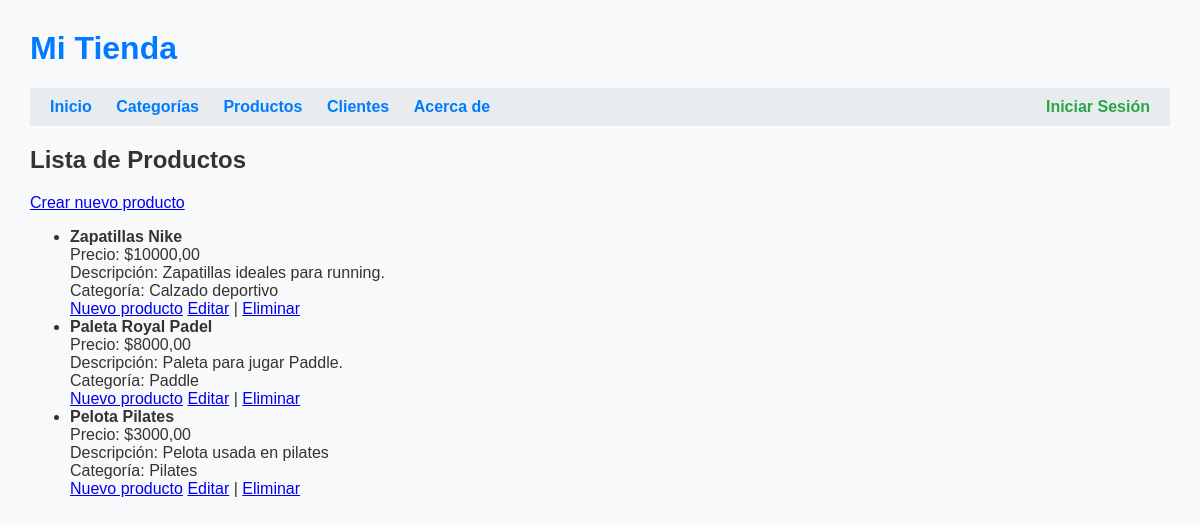
The app's page /productos/, older data.
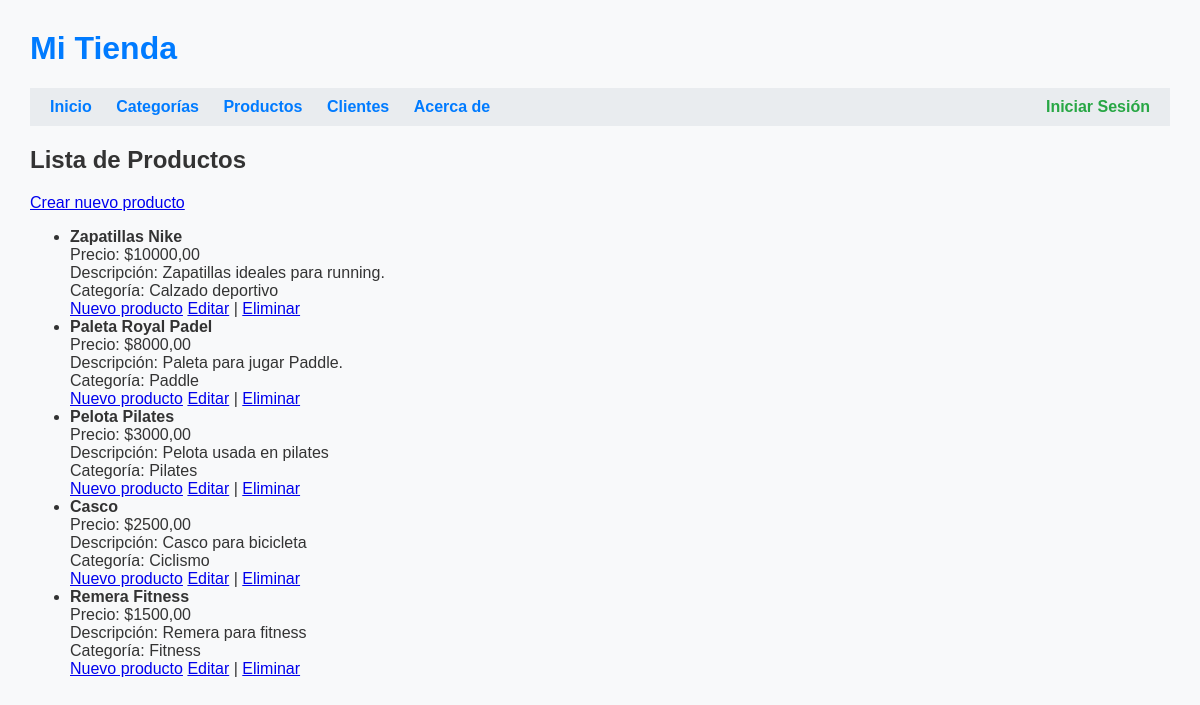
The same page, newer data.
### tienda/models.py (models this page shows, shortened)
class Producto(models.Model):
    nombre = models.CharField(max_length=100)
    precio = models.DecimalField(max_digits=10, decimal_places=2)
    descripcion = models.TextField()
    categoria = models.ForeignKey(Categoria, on_delete=models.CASCADE)

class Categoria(models.Model):
    nombre = models.CharField(max_length=100)

### tienda/views.py (the view)
# urls.py: path('productos/', views.lista_productos, name='lista_productos'),
def lista_productos(request):
    productos = Producto.objects.all()
    if request.method == 'POST':
        form = ProductoForm(request.POST)
        if form.is_valid():
            form.save()
            return redirect('lista_productos')
    else:
        form = ProductoForm()
    return render(request, 'tienda/productos.html', {'productos': productos, 'form': form})

### tienda/templates/tienda/productos.html
{% extends 'tienda/base.html' %}
{% block content %}
    <h2>Lista de Productos</h2>
    <a href="{% url 'crear_producto' %}">Crear nuevo producto</a>
    <ul>
        {% for producto in productos %}
            <li>
                <strong>{{ producto.nombre }}</strong><br>
                Precio: ${{ producto.precio }}<br>
                Descripción: {{ producto.descripcion }}<br>
                Categoría: {{ producto.categoria.nombre }}<br>
                <a href="{% url 'crear_producto' %}">Nuevo producto</a>
                <a href="{% url 'editar_producto' producto.pk %}">Editar</a> |
                <a href="{% url 'eliminar_producto' producto.pk %}">Eliminar</a>
            </li>
        {% endfor %}
    </ul>
{% endblock %}

### tienda/templates/tienda/base.html (shortened to what this page needs)
{% load static %}
<!DOCTYPE html>
<html lang="es">
<head>
</head>
<body>
    <h1>Mi Tienda</h1>
    <nav>
        <div class="nav-links">
            <a href="{% url 'home' %}">Inicio</a>
            <a href="{% url 'lista_categorias' %}">Categorías</a>
            <a href="{% url 'lista_productos' %}">Productos</a>
            <a href="{% url 'lista_clientes' %}">Clientes</a>
            <a href="{% url 'about' %}">Acerca de</a>
        </div>
        <div class="nav-auth">
            {% if user.is_authenticated %}
                <a href="{% url 'logout' %}" class="logout">Cerrar Sesión</a>
            {% else %}
                <a href="{% url 'login' %}">Iniciar Sesión</a>
            {% endif %}
        </div>
    </nav>
    <div class="container">
        {% block content %}{% endblock %}
    </div>
</body>
</html>

### tienda/templates/tienda/base.html (style rules this page uses)
body { font-family: Arial, sans-serif; margin: 30px; background-color: #f8f9fa; color: #333; }
h1 { color: #007bff; }
nav { background-color: #e9ecef; padding: 10px; margin-bottom: 20px; display: flex; justify-content: space-between; align-items: center; }
.nav-links a, .nav-auth a { margin: 0 10px; text-decoration: none; font-weight: bold; }
.nav-links a { color: #007bff; }
.nav-auth a { color: #28a745; font-size: 16px; }
.container { margin-top: 20px; }

Row changes from the older to the newer data that the page shows:
added Producto: nombre "Casco", precio "2500,00", descripcion "Casco para bicicleta", categoria.nombre "Ciclismo"
added Producto: nombre "Remera Fitness", precio "1500,00", descripcion "Remera para fitness", categoria.nombre "Fitness"
